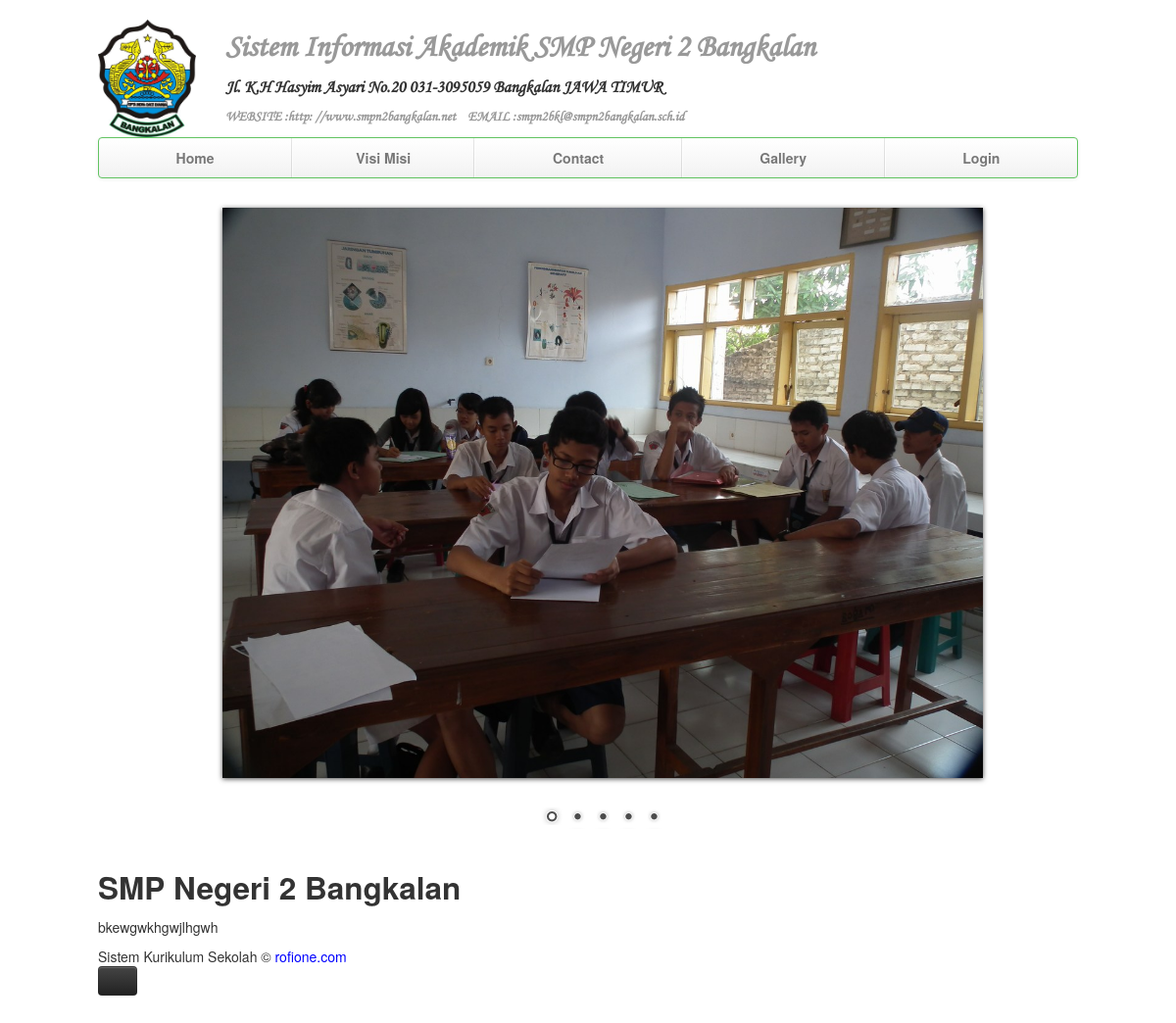
The page / on the database its author committed.
### tables this page shows
CREATE TABLE IF NOT EXISTS `profil` (
  `ID` int(5) NOT NULL AUTO_INCREMENT,
  `NAMA` varchar(50) DEFAULT NULL,
  `STATUS` varchar(15) DEFAULT NULL,
  `NSS` varchar(15) DEFAULT NULL,
  `NDS` varchar(15) DEFAULT NULL,
  `ALAMAT` varchar(100) DEFAULT NULL,
  `KECAMATAN` varchar(20) DEFAULT NULL,
  `KABUPATEN` varchar(20) DEFAULT NULL,
  `PROPINSI` varchar(20) DEFAULT NULL,
  `VISI` text NOT NULL,
  `MISI` text NOT NULL,
  `EMAIL` varchar(200) NOT NULL,
  `WEBSITE` varchar(200) NOT NULL,
  `ABOUT` text NOT NULL,
  PRIMARY KEY (`ID`)
);

### index.php (the view, shortened to what this page needs)
<!DOCTYPE html>
<html lang="en">
    <head>
        <link href="bootstrap/css/bootstrap.css" rel="stylesheet">
        <link href="bootstrap/css/default.css" rel="stylesheet">
        <link href="bootstrap/css/bootstrap-responsive.css" rel="stylesheet">
        <link rel="stylesheet" href="bootstrap/css/themes/default/default.css" type="text/css" media="screen" />
        <link rel="stylesheet" href="bootstrap/css/nivo-slider.css" type="text/css" media="screen" />
        <link rel="stylesheet" href="bootstrap/css/styles.css" type="text/css" media="screen" />
    </head>
    <body>
        <div class="container">
            <?php include './header.php'; ?>
            <div class="span20">
                <div class="slider-wrapper theme-default">
                    <div id="slider" class="nivoSlider">
                    </div>
                </div>
            </div>
            <div class="row-fluid">
                <?php include './content.php'; ?>
            </div>
            <?php include './admin/footer.php'; ?>
        </div>
    </body>
</html>

### header.php (shortened to what this page needs)
<?php
$strsql = "select * from profil";
$hasil = mysql_query($strsql);
$row = mysql_fetch_array($hasil);
?>
<div class="masthead">
    <img src="bootstrap/img/Logo bangkalan.JPG" width="100" height="100" style="float:left; clear: left; margin-right: 30px; margin-top: -10px;">
    <h2 class="muted brand font"><a href="./index.php" class="muted">Sistem Informasi Akademik <?php echo $row['NAMA']; ?></a></h2>
    <h4 class="brand font"><?php
        echo $row['ALAMAT'];
        echo "  " . $row['KABUPATEN'];
        echo "  " . $row['PROPINSI'];
        ?></h4>
        <h5 class="muted brand font"><?php
        echo "WEBSITE :" . $row['WEBSITE'];
        echo "&nbsp;&nbsp;&nbsp;  EMAIL :" . $row['EMAIL'];
        ?></h5>
    <div class="navbar">
        <div class="navbar-inner">
            <div class="container">
                <ul class="nav">
                    <li><a href="index.php">Home</a></li>
                    <li><a href="visi-misi.php">Visi Misi</a></li>
                    <li><a href="contact.php">Contact</a></li>
                    <li><a href="gallery.php">Gallery</a></li>
                    <li><a href="login.php">Login</a></li>
                </ul>
            </div>
        </div>
    </div>
</div>

### content.php (shortened to what this page needs)
<?php
$strsql = "select * from profil";
$hasil = mysql_query($strsql);
$row = mysql_fetch_array($hasil);
?>
<div class="span20">
    <h2><?php echo $row['NAMA']; ?></h2>
    <p><?php echo $row['ABOUT']; ?></p>
</div>

### rows shown on the page
profil: NAMA "SMP Negeri 2 Bangkalan", ALAMAT "Jl. K.H Hasyim Asyari No.20 031-3095059", KABUPATEN "Bangkalan", PROPINSI "JAWA TIMUR", WEBSITE "http: //www.smpn2bangkalan.net", EMAIL "smpn2bkl@smpn2bangkalan.sch.id", ABOUT "bkewgwkhgwjlhgwh"
